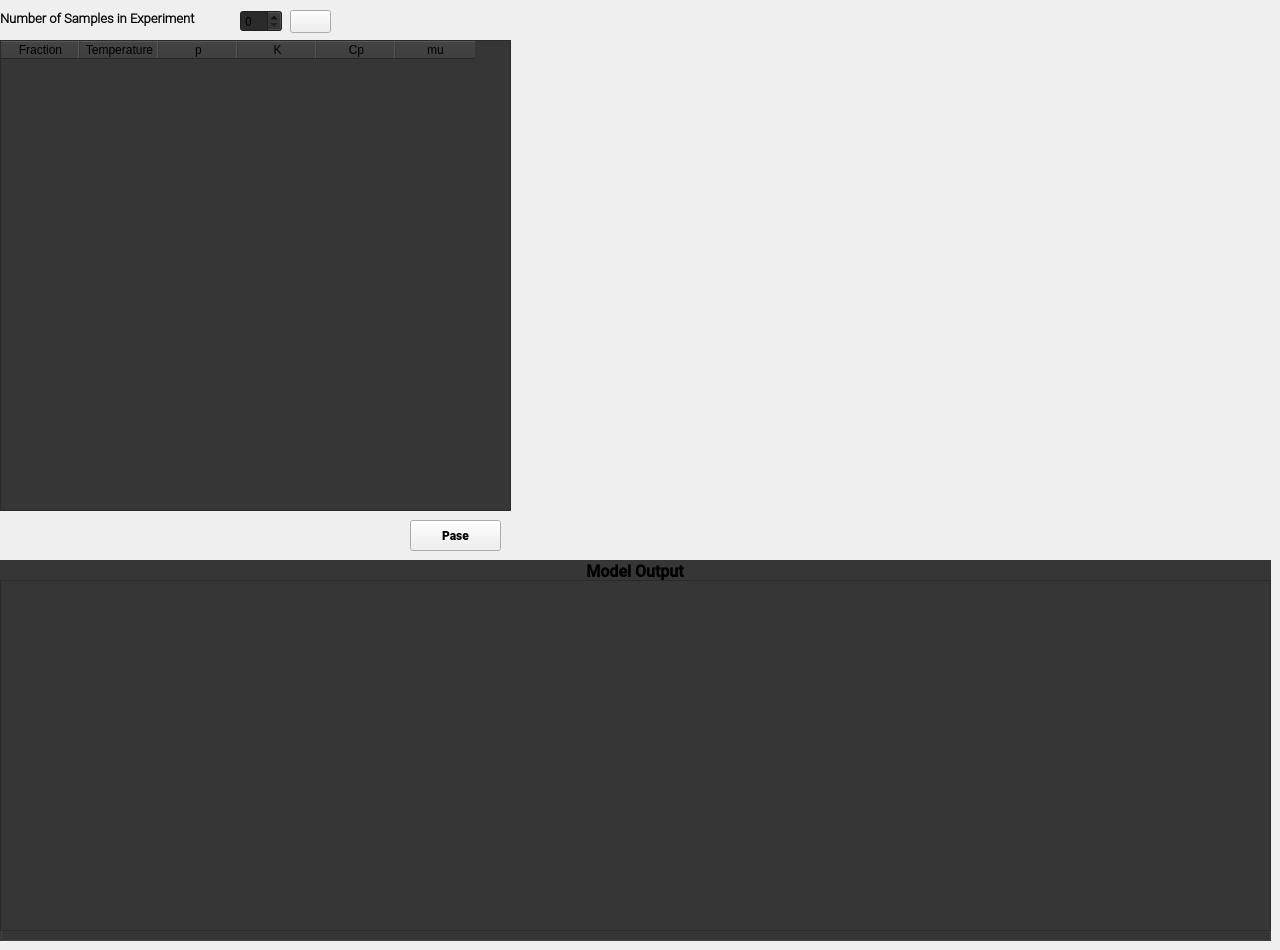
    <widget class="QWidget" name="tab_5">
     <attribute name="title">
      <string>T-PHI Modeller</string>
     </attribute>
     <widget class="QLabel" name="label_14">
      <property name="geometry">
       <rect>
        <x>0</x>
        <y>10</y>
        <width>231</width>
        <height>16</height>
       </rect>
      </property>
      <property name="font">
       <font>
        <family>Roboto Light</family>
        <pointsize>10</pointsize>
        <weight>75</weight>
        <bold>true</bold>
       </font>
      </property>
      <property name="text">
       <string>Number of Samples in Experiment</string>
      </property>
     </widget>
     <widget class="QSpinBox" name="spin_2">
      <property name="geometry">
       <rect>
        <x>240</x>
        <y>10</y>
        <width>42</width>
        <height>22</height>
       </rect>
      </property>
      <property name="font">
       <font>
        <family>Roboto</family>
       </font>
      </property>
      <property name="styleSheet">
       <string notr="true">background-color: rgb(54, 54, 54);
border-color: rgb(54,54,54);
background-color: rgb(43, 43, 43);</string>
      </property>
     </widget>
     <widget class="QPushButton" name="so_2">
      <property name="geometry">
       <rect>
        <x>290</x>
        <y>10</y>
        <width>41</width>
        <height>23</height>
       </rect>
      </property>
      <property name="text">
       <string/>
      </property>
      <property name="icon">
       <iconset resource="icons.qrc">
        <normaloff>:/icons/z9.png</normaloff>:/icons/z9.png</iconset>
      </property>
      <property name="iconSize">
       <size>
        <width>64</width>
        <height>64</height>
       </size>
      </property>
     </widget>
     <widget class="QTableWidget" name="table5">
      <property name="geometry">
       <rect>
        <x>0</x>
        <y>40</y>
        <width>511</width>
        <height>471</height>
       </rect>
      </property>
      <property name="styleSheet">
       <string notr="true">background-color: rgb(54, 54, 54);
border-color: rgb(54,54,54);</string>
      </property>
      <attribute name="horizontalHeaderDefaultSectionSize">
       <number>79</number>
      </attribute>
      <column>
       <property name="text">
        <string>Fraction</string>
       </property>
      </column>
      <column>
       <property name="text">
        <string>Temperature</string>
       </property>
      </column>
      <column>
       <property name="text">
        <string>p</string>
       </property>
      </column>
      <column>
       <property name="text">
        <string>K</string>
       </property>
      </column>
      <column>
       <property name="text">
        <string>Cp</string>
       </property>
      </column>
      <column>
       <property name="text">
        <string>mu</string>
       </property>
      </column>
     </widget>
     <widget class="MplWidget6" name="MplWdiget9" native="true">
      <property name="geometry">
       <rect>
        <x>520</x>
        <y>0</y>
        <width>751</width>
        <height>551</height>
       </rect>
      </property>
     </widget>
     <widget class="QGroupBox" name="groupBox_5">
      <property name="geometry">
       <rect>
        <x>0</x>
        <y>560</y>
        <width>1271</width>
        <height>381</height>
       </rect>
      </property>
      <property name="font">
       <font>
        <family>Roboto Medium</family>
        <pointsize>12</pointsize>
        <weight>75</weight>
        <bold>true</bold>
       </font>
      </property>
      <property name="styleSheet">
       <string notr="true">background-color: rgb(54, 54, 54);
border-color: rgb(54,54,54);</string>
      </property>
      <property name="title">
       <string>Model Output</string>
      </property>
      <property name="alignment">
       <set>Qt::AlignCenter</set>
      </property>
      <widget class="QTextEdit" name="log_3">
       <property name="geometry">
        <rect>
         <x>0</x>
         <y>20</y>
         <width>1271</width>
         <height>351</height>
        </rect>
       </property>
       <property name="font">
        <font>
         <family>Source Code Pro</family>
         <pointsize>10</pointsize>
        </font>
       </property>
       <property name="readOnly">
        <bool>true</bool>
       </property>
       <property name="html">
        <string>&lt;!DOCTYPE HTML PUBLIC &quot;-//W3C//DTD HTML 4.0//EN&quot; &quot;http://www.w3.org/TR/REC-html40/strict.dtd&quot;&gt;
&lt;html&gt;&lt;head&gt;&lt;meta name=&quot;qrichtext&quot; content=&quot;1&quot; /&gt;&lt;style type=&quot;text/css&quot;&gt;
p, li { white-space: pre-wrap; }
&lt;/style&gt;&lt;/head&gt;&lt;body style=&quot; font-family:'Source Code Pro'; font-size:10pt; font-weight:400; font-style:normal;&quot;&gt;
&lt;p style=&quot;-qt-paragraph-type:empty; margin-top:0px; margin-bottom:0px; margin-left:0px; margin-right:0px; -qt-block-indent:0; text-indent:0px; font-family:'Source Sans Pro'; font-size:8.25pt;&quot;&gt;&lt;br /&gt;&lt;/p&gt;&lt;/body&gt;&lt;/html&gt;</string>
       </property>
      </widget>
     </widget>
     <widget class="QPushButton" name="button12">
      <property name="geometry">
       <rect>
        <x>410</x>
        <y>520</y>
        <width>91</width>
        <height>31</height>
       </rect>
      </property>
      <property name="font">
       <font>
        <family>Roboto Black</family>
       </font>
      </property>
      <property name="text">
       <string>Pase</string>
      </property>
      <property name="icon">
       <iconset resource="icons.qrc">
        <normaloff>:/icons/z8.png</normaloff>:/icons/z8.png</iconset>
      </property>
      <property name="iconSize">
       <size>
        <width>32</width>
        <height>32</height>
       </size>
      </property>
     </widget>
    </widget>
